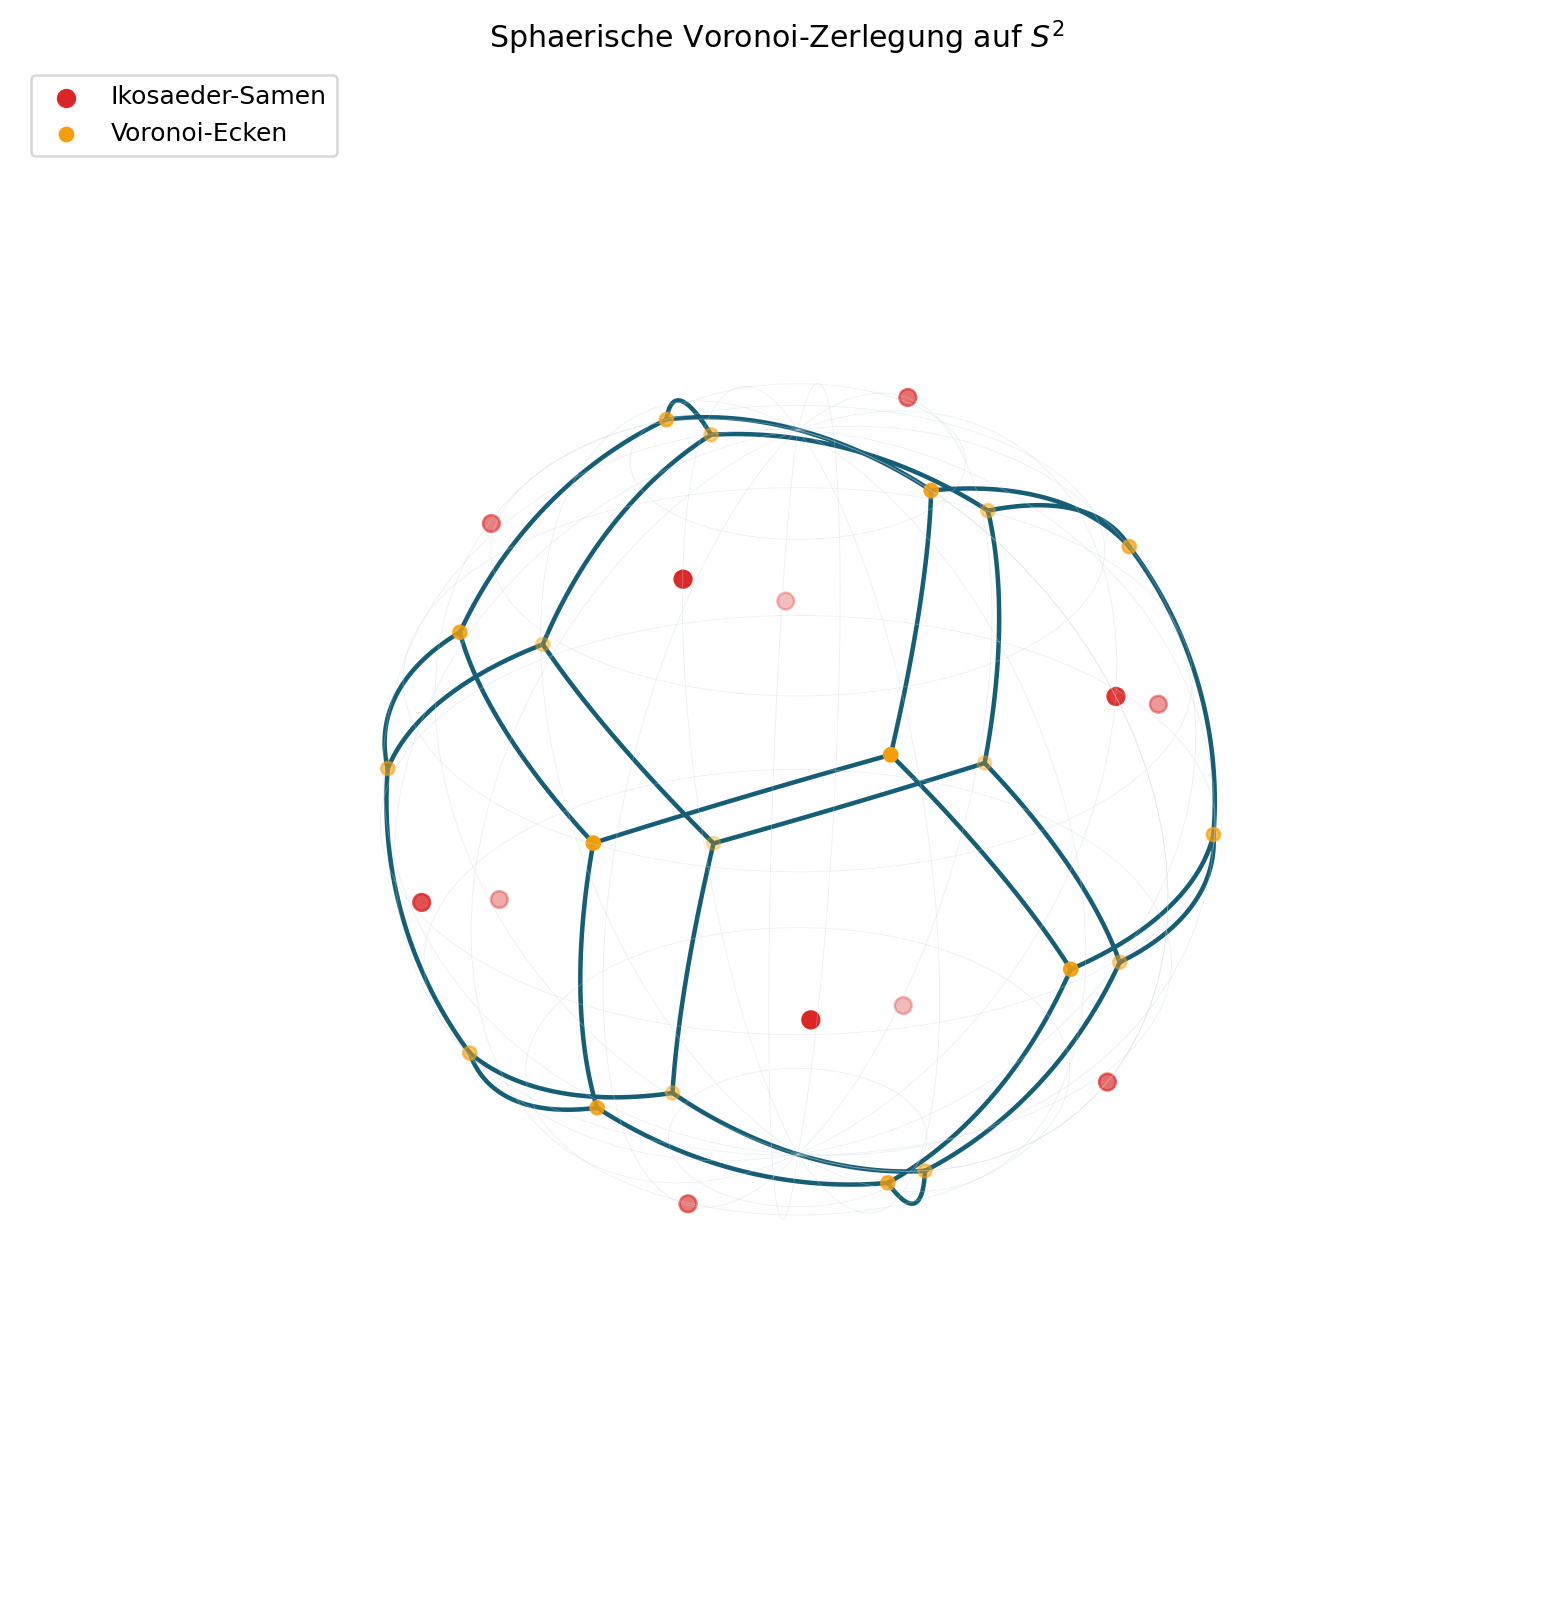

Reproduce this figure in Python.
#!/usr/bin/env python3
"""Sphaerische Voronoi-Zellen auf S^2 ohne SciPy.

Die Zellenecken der Zelle um den Samen s_i entstehen als Schnittpunkte
zweier Bisektorebenen

    x . (s_i - s_j) = 0,   x . (s_i - s_k) = 0,   ||x|| = 1.

Ihre beiden Kandidaten sind die normierten Vektoren

    +/- ((s_i-s_j) x (s_i-s_k)).

Ein Kandidat gehoert genau dann zur Zelle i, wenn

    x . s_i >= x . s_l

fuer alle Samen s_l gilt. Das Skript verwendet die 12 normierten Ecken
eines Ikosaeders. Die duale Voronoi-Zerlegung ist ein Dodekaeder mit
20 Ecken, 30 Kanten und 12 fuenfeckigen Zellen.

Abhaengigkeiten: numpy, matplotlib
"""

from __future__ import annotations

import argparse
from itertools import combinations
from pathlib import Path

import matplotlib.pyplot as plt
import numpy as np


TOL = 1.0e-9


def normalize(v: np.ndarray) -> np.ndarray:
    norm = np.linalg.norm(v)
    if norm <= TOL:
        raise ValueError("Nullvektor kann nicht normiert werden.")
    return v / norm


def icosahedron_seeds() -> np.ndarray:
    """Gibt die 12 Einheitsrichtungen eines regulaeren Ikosaeders zurueck."""
    phi = (1.0 + np.sqrt(5.0)) / 2.0
    seeds = []
    for a in (-1.0, 1.0):
        for b in (-phi, phi):
            seeds.extend(((0.0, a, b), (a, b, 0.0), (b, 0.0, a)))
    return np.array([normalize(np.asarray(v, dtype=float)) for v in seeds])


def deduplicate(points: list[np.ndarray], tol: float = TOL) -> list[np.ndarray]:
    unique: list[np.ndarray] = []
    for point in points:
        if not any(np.linalg.norm(point - old) <= tol for old in unique):
            unique.append(point)
    return unique


def cell_vertices(seeds: np.ndarray, i: int, tol: float = TOL) -> list[np.ndarray]:
    """Berechnet alle Ecken der sphaerischen Voronoi-Zelle von seeds[i]."""
    candidates: list[np.ndarray] = []
    other = [j for j in range(len(seeds)) if j != i]

    for j, k in combinations(other, 2):
        normal_ij = seeds[i] - seeds[j]
        normal_ik = seeds[i] - seeds[k]
        cross = np.cross(normal_ij, normal_ik)
        cross_norm = np.linalg.norm(cross)
        if cross_norm <= tol:
            continue

        direction = cross / cross_norm
        for vertex in (direction, -direction):
            dominance = seeds @ vertex
            if np.all(dominance[i] >= dominance - tol):
                candidates.append(vertex)

    return order_around_site(deduplicate(candidates, 50.0 * tol), seeds[i])


def order_around_site(vertices: list[np.ndarray], site: np.ndarray) -> list[np.ndarray]:
    """Ordnet Zellenecken zyklisch in der Tangentialebene des Samens."""
    if len(vertices) < 3:
        return vertices

    reference = np.array([0.0, 0.0, 1.0])
    if abs(np.dot(reference, site)) > 0.9:
        reference = np.array([1.0, 0.0, 0.0])
    tangent_1 = normalize(reference - np.dot(reference, site) * site)
    tangent_2 = np.cross(site, tangent_1)

    def angle(v: np.ndarray) -> float:
        projected = v - np.dot(v, site) * site
        return float(np.arctan2(np.dot(projected, tangent_2),
                                np.dot(projected, tangent_1)))

    return sorted(vertices, key=angle)


def global_vertex_index(cells: list[list[np.ndarray]], tol: float = TOL):
    vertices: list[np.ndarray] = []
    indexed_cells: list[list[int]] = []
    for cell in cells:
        indices = []
        for point in cell:
            match = next((idx for idx, old in enumerate(vertices)
                          if np.linalg.norm(point - old) <= 50.0 * tol), None)
            if match is None:
                vertices.append(point)
                match = len(vertices) - 1
            indices.append(match)
        indexed_cells.append(indices)
    return np.asarray(vertices), indexed_cells


def cell_edges(indexed_cells: list[list[int]]) -> set[tuple[int, int]]:
    edges: set[tuple[int, int]] = set()
    for cell in indexed_cells:
        for left, right in zip(cell, cell[1:] + cell[:1]):
            edges.add(tuple(sorted((left, right))))
    return edges


def slerp(a: np.ndarray, b: np.ndarray, samples: int = 40) -> np.ndarray:
    """Kurzer Grosskreisbogen zwischen zwei nicht-antipodalen Punkten."""
    omega = np.arccos(np.clip(np.dot(a, b), -1.0, 1.0))
    if omega <= TOL:
        return np.repeat(a[None, :], samples, axis=0)
    t = np.linspace(0.0, 1.0, samples)
    return (np.sin((1.0 - t) * omega)[:, None] * a
            + np.sin(t * omega)[:, None] * b) / np.sin(omega)


def audit_complex(seeds: np.ndarray, cells: list[list[np.ndarray]],
                  vertices: np.ndarray, indexed_cells: list[list[int]],
                  expected_seeds: int, expected_vertices: int,
                  expected_edges: int, expected_cell_size: int,
                  title: str) -> dict[str, float | int]:
    edges = cell_edges(indexed_cells)
    unit_error = float(np.max(np.abs(np.linalg.norm(vertices, axis=1) - 1.0)))
    dominance_error = 0.0
    bisector_error = 0.0

    for i, cell in enumerate(cells):
        for vertex in cell:
            scores = seeds @ vertex
            dominance_error = max(dominance_error,
                                  float(np.max(scores - scores[i])))
            tied = np.sort(np.abs(scores - scores[i]))
            # Neben dem Samen i muessen mindestens zwei weitere Samen
            # am Voronoi-Eckpunkt denselben Abstand besitzen.
            bisector_error = max(bisector_error, float(tied[2]))

    face_count = len(cells)
    edge_count = len(edges)
    vertex_count = len(vertices)
    euler = vertex_count - edge_count + face_count

    assert len(seeds) == expected_seeds
    assert all(len(cell) == expected_cell_size for cell in cells)
    assert vertex_count == expected_vertices
    assert edge_count == expected_edges
    assert euler == 2
    assert unit_error < 1.0e-12
    assert dominance_error < 1.0e-9
    assert bisector_error < 1.0e-9

    print(title)
    print("Status                       : BESTANDEN")
    print(f"Samen / Zellen               : {face_count}")
    print(f"Globale Zellenecken          : {vertex_count}")
    print(f"Globale Kanten               : {edge_count}")
    print(f"Euler-Charakteristik V-E+F   : {euler}")
    print(f"Zellenecken je Zelle         : {[len(c) for c in cells]}")
    print(f"Maximaler Einheitskugelfehler: {unit_error:.3e}")
    print(f"Maximale Halbraumverletzung  : {dominance_error:.3e}")
    print(f"Maximaler Bisektorfehler     : {bisector_error:.3e}")
    print("Interpretation               : endliches numerisches Zertifikat")
    return {
        "vertices": vertex_count,
        "edges": edge_count,
        "faces": face_count,
        "euler": euler,
        "unit_error": unit_error,
        "dominance_error": dominance_error,
        "bisector_error": bisector_error,
    }


def symmetric_match_error(left: np.ndarray, right: np.ndarray) -> float:
    """Symmetrischer Hausdorfffehler zweier endlicher Punktmengen."""
    distances = np.linalg.norm(left[:, None, :] - right[None, :, :], axis=2)
    return float(max(np.max(np.min(distances, axis=1)),
                     np.max(np.min(distances, axis=0))))


def audit_biduality(ico_seeds: np.ndarray,
                    dodeca_vertices: np.ndarray) -> tuple[np.ndarray, list[list[int]]]:
    """D2: Dodekaeder-Samen rekonstruieren das duale Ikosaeder."""
    dual_cells = [cell_vertices(dodeca_vertices, i)
                  for i in range(len(dodeca_vertices))]
    recovered_ico, indexed_dual_cells = global_vertex_index(dual_cells)

    audit_complex(
        dodeca_vertices,
        dual_cells,
        recovered_ico,
        indexed_dual_cells,
        expected_seeds=20,
        expected_vertices=12,
        expected_edges=30,
        expected_cell_size=3,
        title="D2-AUDIT: DODEKAEDER -> IKOSAEDER",
    )

    match_error = symmetric_match_error(recovered_ico, ico_seeds)
    assert match_error < 1.0e-12

    # Bei einem echten bijektiven Matching muss jeder rekonstruierte Punkt
    # genau einen verschiedenen Referenzpunkt als naechsten Nachbarn haben.
    distances = np.linalg.norm(
        recovered_ico[:, None, :] - ico_seeds[None, :, :], axis=2
    )
    nearest = np.argmin(distances, axis=1)
    assert len(set(map(int, nearest))) == len(ico_seeds)

    print(f"Symmetrischer Mengenfehler    : {match_error:.3e}")
    print("Bijektiver 12-Punkte-Abgleich : BESTANDEN")
    print("Bidualitaet D(I) -> I         : BESTANDEN")
    return recovered_ico, indexed_dual_cells


def plot_diagram(seeds: np.ndarray, vertices: np.ndarray,
                 indexed_cells: list[list[int]], output: Path) -> None:
    fig = plt.figure(figsize=(10, 9))
    ax = fig.add_subplot(111, projection="3d")

    u = np.linspace(0.0, 2.0 * np.pi, 80)
    v = np.linspace(0.0, np.pi, 40)
    x = np.outer(np.cos(u), np.sin(v))
    y = np.outer(np.sin(u), np.sin(v))
    z = np.outer(np.ones_like(u), np.cos(v))
    ax.plot_wireframe(x, y, z, rstride=5, cstride=5,
                      color="#cbd5e1", linewidth=0.35, alpha=0.35)

    for left, right in sorted(cell_edges(indexed_cells)):
        arc = slerp(vertices[left], vertices[right])
        ax.plot(arc[:, 0], arc[:, 1], arc[:, 2],
                color="#155e75", linewidth=1.8)

    ax.scatter(seeds[:, 0], seeds[:, 1], seeds[:, 2],
               color="#dc2626", s=45, label="Ikosaeder-Samen")
    ax.scatter(vertices[:, 0], vertices[:, 1], vertices[:, 2],
               color="#f59e0b", s=28, label="Voronoi-Ecken")
    ax.set_box_aspect((1, 1, 1))
    ax.set_xlim(-1.08, 1.08)
    ax.set_ylim(-1.08, 1.08)
    ax.set_zlim(-1.08, 1.08)
    ax.set_title("Sphaerische Voronoi-Zerlegung auf $S^2$")
    ax.legend(loc="upper left")
    ax.set_axis_off()
    fig.tight_layout()
    fig.savefig(output, dpi=180, bbox_inches="tight")
    plt.close(fig)


def main() -> None:
    parser = argparse.ArgumentParser(
        description="Berechnet und auditiert eine sphaerische Voronoi-Zerlegung."
    )
    parser.add_argument("--output", type=Path,
                        default=Path("spherical_voronoi_audit.png"),
                        help="Ausgabedatei der Visualisierung")
    parser.add_argument("--no-plot", action="store_true",
                        help="Nur Audit ausfuehren, keine Grafik schreiben")
    args = parser.parse_args()

    seeds = icosahedron_seeds()
    cells = [cell_vertices(seeds, i) for i in range(len(seeds))]
    vertices, indexed_cells = global_vertex_index(cells)
    audit_complex(
        seeds,
        cells,
        vertices,
        indexed_cells,
        expected_seeds=12,
        expected_vertices=20,
        expected_edges=30,
        expected_cell_size=5,
        title="D1-AUDIT: IKOSAEDER -> DODEKAEDER",
    )
    audit_biduality(seeds, vertices)

    if not args.no_plot:
        plot_diagram(seeds, vertices, indexed_cells, args.output)
        print(f"Grafik                       : {args.output.resolve()}")


if __name__ == "__main__":
    main()
